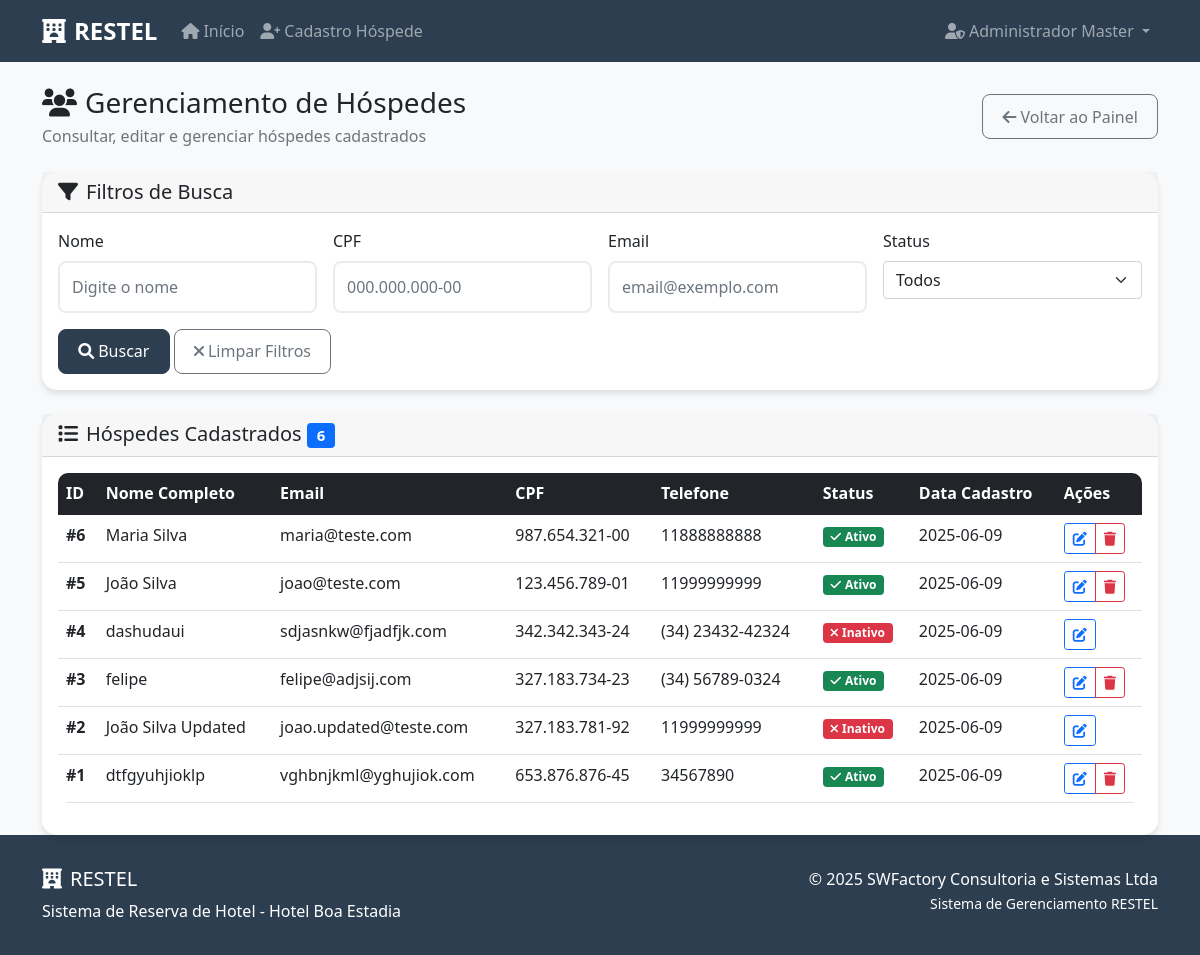
The app's page /admin/hospedes (signed in) with its own data.
### tables this page shows
CREATE TABLE hospedes (
            id INTEGER PRIMARY KEY AUTOINCREMENT,
            nome_completo TEXT NOT NULL,
            email TEXT UNIQUE NOT NULL,
            cpf TEXT UNIQUE NOT NULL,
            telefone TEXT NOT NULL,
            senha TEXT NOT NULL,
            ativo BOOLEAN DEFAULT 1,
            data_cadastro TIMESTAMP DEFAULT CURRENT_TIMESTAMP
        );

### src/restel/app.py (the view)
@app.route('/admin/hospedes')
def gerenciar_hospedes():
    if 'admin_id' not in session:
        flash('Acesso negado! Faça login como administrador.', 'error')
        return redirect(url_for('login_admin'))
    conn = get_db_connection()
    filtro_nome = request.args.get('nome', '')
    filtro_cpf = request.args.get('cpf', '')
    filtro_email = request.args.get('email', '')
    filtro_status = request.args.get('status', '')
    query = 'SELECT * FROM hospedes WHERE 1=1'
    params = []
    if filtro_nome:
        query += ' AND nome_completo LIKE ?'
        params.append(f'%{filtro_nome}%')
    if filtro_cpf:
        cpf_limpo = re.sub('[^0-9]', '', filtro_cpf)
        query += ' AND cpf LIKE ?'
        params.append(f'%{cpf_limpo}%')
    if filtro_email:
        query += ' AND email LIKE ?'
        params.append(f'%{filtro_email}%')
    if filtro_status:
        if filtro_status == 'ativo':
            query += ' AND ativo = 1'
        elif filtro_status == 'inativo':
            query += ' AND ativo = 0'
    query += ' ORDER BY data_cadastro DESC'
    hospedes = conn.execute(query, params).fetchall()
    conn.close()
    return render_template('admin_hospedes.html', hospedes=hospedes,
                         filtro_nome=filtro_nome, filtro_cpf=filtro_cpf,
                         filtro_email=filtro_email, filtro_status=filtro_status)

### src/restel/app.py (called while the page is built)
def get_db_connection():
    conn = sqlite3.connect(DATABASE)
    conn.row_factory = sqlite3.Row
    return conn

### src/restel/templates/admin_hospedes.html (shortened to what this page needs)
{% extends "base.html" %}
{% block content %}
<div class="container mt-4">
    <div class="row">
        <div class="col-12">
            <div class="d-flex justify-content-between align-items-center mb-4">
                <div>
                    <h1 class="h3 mb-1">
                        <i class="fas fa-users me-2"></i>Gerenciamento de Hóspedes
                    </h1>
                    <p class="text-muted mb-0">Consultar, editar e gerenciar hóspedes cadastrados</p>
                </div>
                <a href="{{ url_for('painel_admin') }}" class="btn btn-outline-secondary">
                    <i class="fas fa-arrow-left me-1"></i>Voltar ao Painel
                </a>
            </div>
        </div>
    </div>
    <div class="row">
        <div class="col-12">
            <div class="card mb-4">
                <div class="card-header">
                    <h5 class="mb-0">
                        <i class="fas fa-filter me-2"></i>Filtros de Busca
                    </h5>
                </div>
                <div class="card-body">
                    <form method="GET" action="{{ url_for('gerenciar_hospedes') }}">
                        <div class="row g-3">
                            <div class="col-md-3">
                                <label for="nome" class="form-label">Nome</label>
                                <input type="text" class="form-control" id="nome" name="nome"
                                       value="{{ filtro_nome }}" placeholder="Digite o nome">
                            </div>
                            <div class="col-md-3">
                                <label for="cpf" class="form-label">CPF</label>
                                <input type="text" class="form-control" id="cpf" name="cpf"
                                       value="{{ filtro_cpf }}" placeholder="000.000.000-00">
                            </div>
                            <div class="col-md-3">
                                <label for="email" class="form-label">Email</label>
                                <input type="email" class="form-control" id="email" name="email"
                                       value="{{ filtro_email }}" placeholder="email@exemplo.com">
                            </div>
                            <div class="col-md-3">
                                <label for="status" class="form-label">Status</label>
                                <select class="form-select" id="status" name="status">
                                    <option value="">Todos</option>
                                </select>
                            </div>
                        </div>
                        <div class="row mt-3">
                            <div class="col-12">
                                <button type="submit" class="btn btn-primary">
                                    <i class="fas fa-search me-1"></i>Buscar
                                </button>
                                <a href="{{ url_for('gerenciar_hospedes') }}" class="btn btn-outline-secondary">
                                    <i class="fas fa-times me-1"></i>Limpar Filtros
                                </a>
                            </div>
                        </div>
                    </form>
                </div>
            </div>
        </div>
    </div>
    <div class="row">
        <div class="col-12">
            <div class="card">
                <div class="card-header d-flex justify-content-between align-items-center">
                    <h5 class="mb-0">
                        <i class="fas fa-list me-2"></i>Hóspedes Cadastrados
                        <span class="badge bg-primary">{{ hospedes|length }}</span>
                    </h5>
                </div>
                <div class="card-body">
                    {% if hospedes %}
                        <div class="table-responsive">
                            <table class="table table-hover">
                                <thead class="table-dark">
                                    <tr>
                                        <th>ID</th>
                                        <th>Nome Completo</th>
                                        <th>Email</th>
                                        <th>CPF</th>
                                        <th>Telefone</th>
                                        <th>Status</th>
                                        <th>Data Cadastro</th>
                                        <th>Ações</th>
                                    </tr>
                                </thead>
                                <tbody>
                                    {% for hospede in hospedes %}
                                    <tr>
                                        <td><strong>#{{ hospede.id }}</strong></td>
                                        <td>{{ hospede.nome_completo }}</td>
                                        <td>{{ hospede.email }}</td>
                                        <td>{{ hospede.cpf[:3] }}.{{ hospede.cpf[3:6] }}.{{ hospede.cpf[6:9] }}-{{ hospede.cpf[9:] }}</td>
                                        <td>{{ hospede.telefone }}</td>
                                        <td>
                                            {% if hospede.ativo %}
                                                <span class="badge bg-success">
                                                    <i class="fas fa-check me-1"></i>Ativo
                                                </span>
                                            {% else %}
                                                <span class="badge bg-danger">
                                                    <i class="fas fa-times me-1"></i>Inativo
                                                </span>
                                            {% endif %}
                                        </td>
                                        <td>{{ hospede.data_cadastro.split(' ')[0] if hospede.data_cadastro else 'N/A' }}</td>
                                        <td>
                                            <div class="btn-group btn-group-sm" role="group">
                                                <a href="{{ url_for('editar_hospede', hospede_id=hospede.id) }}"
                                                   class="btn btn-outline-primary" title="Editar">
                                                    <i class="fas fa-edit"></i>
                                                </a>
                                                {% if hospede.ativo %}
                                                <button type="button" class="btn btn-outline-danger"
                                                        onclick="confirmarExclusao({{ hospede.id }}, '{{ hospede.nome_completo }}')"
                                                        title="Inativar">
                                                    <i class="fas fa-trash"></i>
                                                </button>
                                                {% endif %}
                                            </div>
                                        </td>
                                    </tr>
                                    {% endfor %}
                                </tbody>
                            </table>
                        </div>
                    {% endif %}
                </div>
            </div>
        </div>
    </div>
</div>
{% endblock %}

### src/restel/templates/base.html (shortened to what this page needs)
<!DOCTYPE html>
<html lang="pt-BR">
<head>
    <link href="https://cdn.jsdelivr.net/npm/bootstrap@5.1.3/dist/css/bootstrap.min.css" rel="stylesheet">
    <link href="https://cdnjs.cloudflare.com/ajax/libs/font-awesome/6.0.0/css/all.min.css" rel="stylesheet">
</head>
<body>
    <nav class="navbar navbar-expand-lg navbar-dark" style="background-color: var(--primary-color);">
        <div class="container">
            <a class="navbar-brand" href="{{ url_for('index') }}">
                <i class="fas fa-hotel me-2"></i>RESTEL
            </a>
            <div class="collapse navbar-collapse" id="navbarNav">
                <ul class="navbar-nav me-auto">
                    <li class="nav-item">
                        <a class="nav-link" href="{{ url_for('index') }}">
                            <i class="fas fa-home me-1"></i>Início
                        </a>
                    </li>
                    <li class="nav-item">
                        <a class="nav-link" href="{{ url_for('cadastro_hospede') }}">
                            <i class="fas fa-user-plus me-1"></i>Cadastro Hóspede
                        </a>
                    </li>
                </ul>
                <ul class="navbar-nav">
                    {% if session.admin_id %}
                        <li class="nav-item dropdown">
                            <a class="nav-link dropdown-toggle" href="#" id="navbarDropdown" role="button" data-bs-toggle="dropdown">
                                <i class="fas fa-user-shield me-1"></i>{{ session.admin_nome }}
                            </a>
                        </li>
                    {% else %}
                        <li class="nav-item">
                            <a class="nav-link" href="{{ url_for('login_admin') }}">
                                <i class="fas fa-sign-in-alt me-1"></i>Login Admin
                            </a>
                        </li>
                    {% endif %}
                </ul>
            </div>
        </div>
    </nav>
    <main>
        {% block content %}{% endblock %}
    </main>
    <footer class="footer mt-auto">
        <div class="container">
            <div class="row">
                <div class="col-md-6">
                    <h5><i class="fas fa-hotel me-2"></i>RESTEL</h5>
                    <p class="mb-0">Sistema de Reserva de Hotel - Hotel Boa Estadia</p>
                </div>
                <div class="col-md-6 text-md-end">
                    <p class="mb-0">© 2025 SWFactory Consultoria e Sistemas Ltda</p>
                    <small>Sistema de Gerenciamento RESTEL</small>
                </div>
            </div>
        </div>
    </footer>
</body>
</html>

### src/restel/templates/base.html (style rules this page uses)
:root { --primary-color: #2c3e50; --secondary-color: #3498db; --success-color: #27ae60; --danger-color: #e74c3c; --warning-color: #f39c12; --light-bg: #f8f9fa; }
body { font-family: 'Segoe UI', Tahoma, Geneva, Verdana, sans-serif; background-color: var(--light-bg); }
.navbar-brand { font-weight: bold; font-size: 1.5rem; }
.card { border: none; border-radius: 15px; box-shadow: 0 4px 6px rgba(0, 0, 0, 0.1); transition: transform 0.2s; }
.btn { border-radius: 8px; padding: 0.6rem 1.2rem; font-weight: 500; }
.btn-primary { background-color: var(--primary-color); border-color: var(--primary-color); }
.form-control { border-radius: 8px; border: 2px solid #e9ecef; padding: 0.75rem; }
.table { border-radius: 10px; overflow: hidden; }
.footer { background-color: var(--primary-color); color: white; padding: 2rem 0; margin-top: 4rem; }

### records on screen
hospedes: id "6", nome_completo "Maria Silva", email "maria@teste.com", cpf "987", cpf "654", cpf "321", cpf "00", telefone "11888888888", ativo True (drawn), data_cadastro "2025-06-09"
hospedes: id "5", nome_completo "João Silva", email "joao@teste.com", cpf "123", cpf "456", cpf "789", cpf "01", telefone "11999999999", ativo True (drawn), data_cadastro "2025-06-09"
hospedes: id "4", nome_completo "dashudaui", email "sdjasnkw@fjadfjk.com", cpf "342", cpf "343", cpf "24", telefone "(34) 23432-42324", ativo False (drawn), data_cadastro "2025-06-09"
hospedes: id "3", nome_completo "felipe", email "felipe@adjsij.com", cpf "327", cpf "183", cpf "734", cpf "23", telefone "(34) 56789-0324", ativo True (drawn), data_cadastro "2025-06-09"
hospedes: id "2", nome_completo "João Silva Updated", email "joao.updated@teste.com", cpf "327", cpf "183", cpf "781", cpf "92", telefone "11999999999", ativo False (drawn), data_cadastro "2025-06-09"
hospedes: id "1", nome_completo "dtfgyuhjioklp", email "vghbnjkml@yghujiok.com", cpf "653", cpf "876", cpf "45", telefone "34567890", ativo True (drawn), data_cadastro "2025-06-09"

### other values on screen
{{ session.admin_nome }} "Administrador Master"
{{ hospedes|length }} "6"
